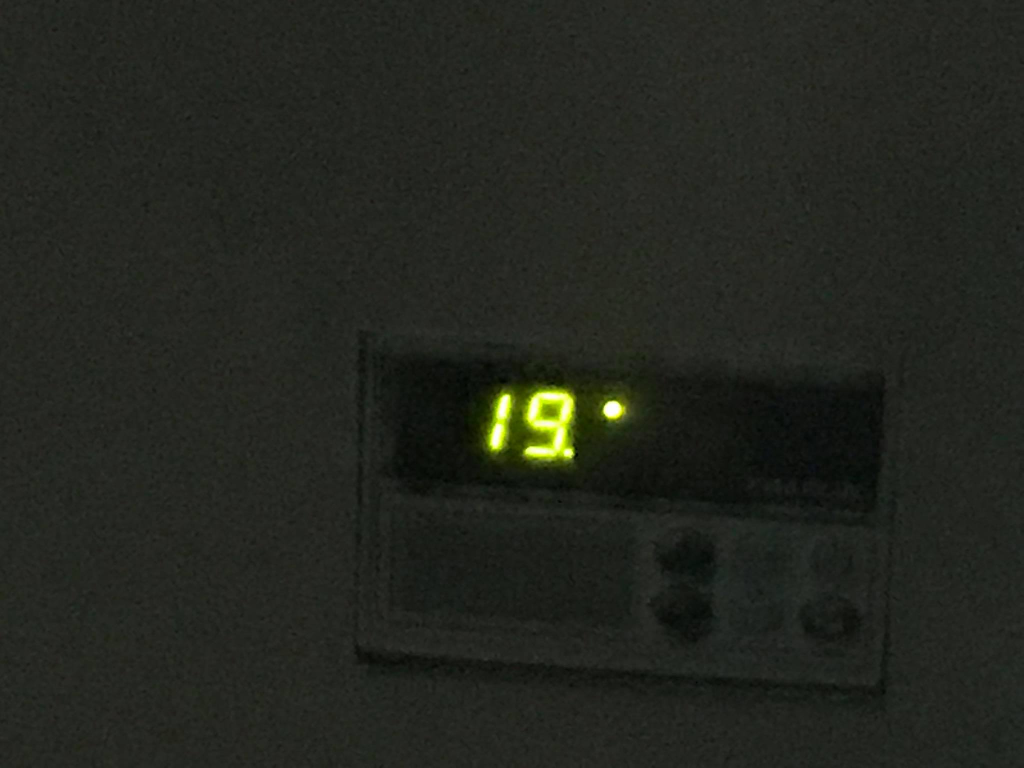
#> input picture pic1.jpg, 2048 x 1536 px (shown at 1/2 size)
$ python regconize_digits_no_AI.py
#> lines starting #> are read from the running program, lines starting #| are printed output that depends on the picture; after the words box and inside, x2 and y2 are one past the last pixel; in counts of white or black regions, pixels touching at a corner belong together
# import the necessary packages
import imutils
from imutils.perspective import four_point_transform
from imutils import contours
import cv2
import numpy as np
import matplotlib.pyplot as plt

# load the example image
image = cv2.imread("pic1.jpg")
#> image is the input picture: shape (1536, 2048, 3); mean B, G, R 30.9, 37.4, 35


DIGITS_LOOKUP = {
	(1, 1, 1, 0, 1, 1, 1): 0,
	(0, 0, 1, 0, 0, 1, 0): 1,
	(1, 0, 1, 1, 1, 1, 0): 2,
	(1, 0, 1, 1, 0, 1, 1): 3,
	(0, 1, 1, 1, 0, 1, 0): 4,
	(1, 1, 0, 1, 0, 1, 1): 5,
	(1, 1, 0, 1, 1, 1, 1): 6,
	(1, 0, 1, 0, 0, 1, 0): 7,
	(1, 1, 1, 1, 1, 1, 1): 8,
	(1, 1, 1, 1, 0, 1, 1): 9
}

# pre-process the image by resizing it, converting it to
# graycale, blurring it, and computing an edge map
image = imutils.resize(image, height=500)
#> image: shape (500, 666, 3)
gray = cv2.cvtColor(image, cv2.COLOR_BGR2GRAY)
blurred = cv2.GaussianBlur(gray, (5, 5), 0)
edged = cv2.Canny(blurred, 50, 200, 255)
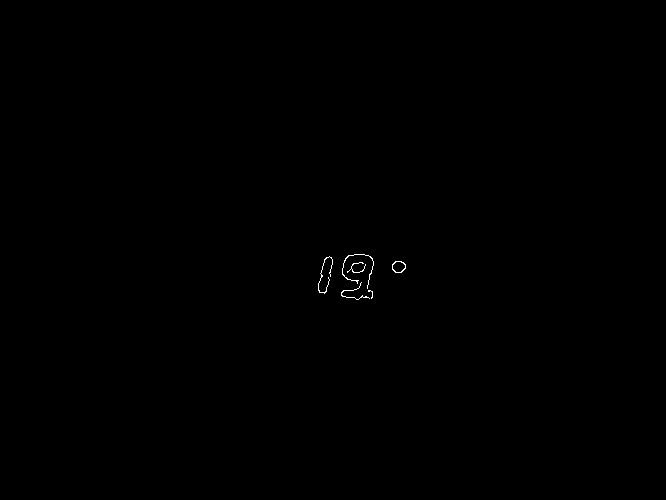
#> edged: shape (500, 666); 0.11% white in thin lines or dots, all inside (x1, y1, x2, y2) = (318, 254, 406, 300)


## find the non-zero min-max coords of canny
pts = np.argwhere(edged>0)
#> pts = 365 pairs, first value 254 to 299, second value 318 to 405
y1,x1 = pts.min(axis=0)
#> y1 = 254; x1 = 318
y2,x2 = pts.max(axis=0)
#> y2 = 299; x2 = 405

## crop the region
cropped = blurred[y1:y2, x1-10:x2-20]
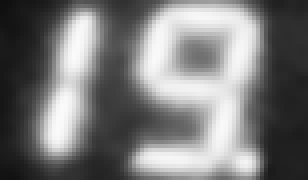
#> cropped: shape (45, 77) (shown 4 times larger); min 15, max 250, mean 122
output = image[y1:y2, x1-10:x2-20]

def crop1():
	(cnts, _) = cv2.findContours(edged.copy(), cv2.RETR_EXTERNAL, cv2.CHAIN_APPROX_SIMPLE)
	idx = 0
	for c in cnts:
		x,y,w,h = cv2.boundingRect(c)
		idx+=1
		new_img=image[y:y+h,x:x+w]
		cv2.imshow('image',new_img)
		cv2.waitKey(0)
thresh = cv2.threshold(cropped, 127, 255,0)[1]
#> thresh: shape (45, 77); 44% white; 2 white regions, box (x1, y1, x2, y2) and area: (33, 0, 66, 45) 1142, (9, 2, 26, 40) 382
kernel = cv2.getStructuringElement(cv2.MORPH_ELLIPSE, (1, 5))
thresh = cv2.morphologyEx(thresh, cv2.MORPH_OPEN, kernel)
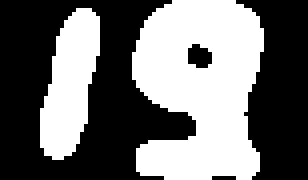
#> thresh: shape (45, 77) (shown 4 times larger); 43.7% white; 2 white regions


# # find contours in the thresholded image, then initialize the
# # digit contours lists
cnts = cv2.findContours(thresh.copy(), cv2.RETR_EXTERNAL,
	cv2.CHAIN_APPROX_SIMPLE)
#> cnts = 2 contours; box (x1, y1, x2, y2) and area: (33, 0, 66, 45) 1090, (10, 2, 25, 40) 334
cnts = imutils.grab_contours(cnts)
digitCnts = []
# # loop over the digit area candidates
for c in cnts:
	# compute the bounding box of the contour
	(x, y, w, h) = cv2.boundingRect(c)
	print("x la {} , y la {} ,w la {},h la {}".format(x,y,w,h))
	# if the contour is sufficiently large, it must be a digit
	if w >= 15 and (h >= 30 and h <= 45):
		digitCnts.append(c)
#> this loop made 2 passes
#> (x, y, w, h) on passes 1 to 2: (10, 2, 15, 38), (33, 0, 33, 45)
#| x la 10 , y la 2 ,w la 15,h la 38
#| x la 33 , y la 0 ,w la 33,h la 45
#> after the loop, digitCnts has the same summary as cnts


# # sort the contours from left-to-right, then initialize the
# # actual digits themselves
digitCnts = contours.sort_contours(digitCnts,
	method="left-to-right")[0]
digits = []
roi1 = []
idx =0

def CV():
	for c in digitCnts:
		# extract the digit ROI
		(x, y, w, h) = cv2.boundingRect(c)
		if x == 33:
			roi = thresh[y:y + h, x:x + w]
			image_= output[y:y + h, x:x + w]
		else:
			roi = thresh[y:y + h, x-5:x + w]
			image_= output[y:y + h, x-5:x + w]
		cv2.imshow("image_",image_)
		print(image_.shape)
		# print(image_.shape)
		image_ = cv2. cvtColor(image_, cv2.COLOR_BGR2GRAY)
		image_ = np.expand_dims(image_, 2)
		cv2.waitKey(0)
		# image_ = np.expand_dims(image_, 2)
		print(image_.shape)
		# image_ = image_.reshape(38,20,1)


		# x= image
		print(image_.shape)


		# compute the width and height of each of the 7 segments
		# we are going to examine
		(roiH, roiW) = roi.shape
		(dW, dH) = (int(roiW * 0.25), int(roiH * 0.15))
		dHC = int(roiH * 0.05)
		# define the set of 7 segments
		segments = [
			((0, 0), (w, dH)),	# top
			((0, 0), (dW, h // 2)),	# top-left
			((w - dW, 0), (w, h // 2)),	# top-right
			((0, (h // 2) - dHC) , (w, (h // 2) + dHC)), # center
			((0, h // 2), (dW, h)),	# bottom-left
			((w - dW, h // 2), (w, h)),	# bottom-right
			((0, h - dH), (w, h))	# bottom
		]
		on = [0] * len(segments)
		for (i, ((xA, yA), (xB, yB))) in enumerate(segments):
			# extract the segment ROI, count the total number of
			# thresholded pixels in the segment, and then compute
			# the area of the segment
			segROI = roi[yA:yB, xA:xB]
			total = cv2.countNonZero(segROI)
			area = (xB - xA) * (yB - yA)
			# if the total number of non-zero pixels is greater than
			# 50% of the area, mark the segment as "on"
			if total / float(area) > 0.5:
				on[i]= 1
		# lookup the digit and draw it on the image
		digit = DIGITS_LOOKUP[tuple(on)]
		digits.append(digit)
		print(digit)
		cv2.rectangle(output, (x, y), (x + w, y + h), (0, 255, 0), 1)
		cv2.putText(output, str(digit), (x , y  +20),cv2.FONT_HERSHEY_SIMPLEX, 1, (0,0, 255), 2)
#> this loop made 2 passes
#> (x, y, w, h, roiH, roiW, dW, dH) on passes 1 to 2: (10, 2, 15, 38, 38, 20, 5, 5), (33, 0, 33, 45, 45, 33, 8, 6)
#| (38, 20, 3)
#| (38, 20, 1)
#| (38, 20, 1)
#| 1
#| (45, 33, 3)
#| (45, 33, 1)
#| (45, 33, 1)
#| 9
#> pass 1, in CV, `image_ = cv2. cvtColor(image_, cv2.COLOR_BGR2GRAY)`:
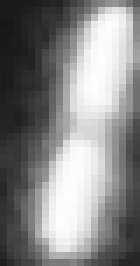
#> image_: shape (38, 20) (shown 7 times larger); min 22, max 253, mean 134.7
#> pass 2, in CV, `roi = thresh[y:y + h, x:x + w]`:
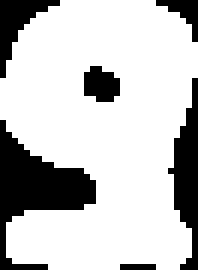
#> roi: shape (45, 33) (shown 6 times larger); 76.6% white; 6 black regions (1 under 20 px), largest, box (x1, y1, x2, y2) and area: (0, 20, 16, 45) 161, (28, 13, 33, 45) 84, (0, 0, 10, 13) 48, (14, 11, 20, 17) 28, (26, 0, 33, 7) 20
#> after the loop:
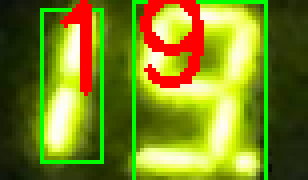
#> output: shape (45, 77, 3) (shown 4 times larger); mean B, G, R 31.8, 133.6, 121.9
#> after the loop, digits = [1, 9]
	# display the digits
	# cv2.putText(output, u"{}{} \u00b0C".format(*digits), (x -10 , y  -10),cv2.FONT_HERSHEY_SIMPLEX, 0.65, (255, 0, 0), 2)
	print(u"{}{} \u00b0C".format(*digits))
#| 19 °C
	cv2.imshow("Output", image)
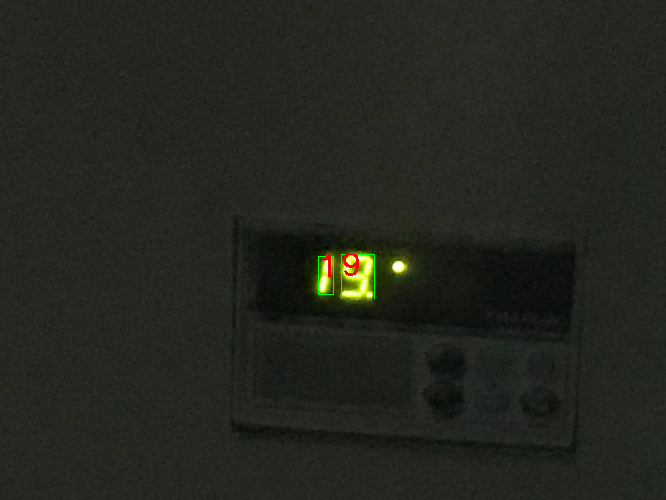
#> window 'Output': shape (500, 666, 3); mean B, G, R 30.9, 37.4, 35
	# cv2.imshow("Output", output)
	cv2.waitKey(0)


CV()
